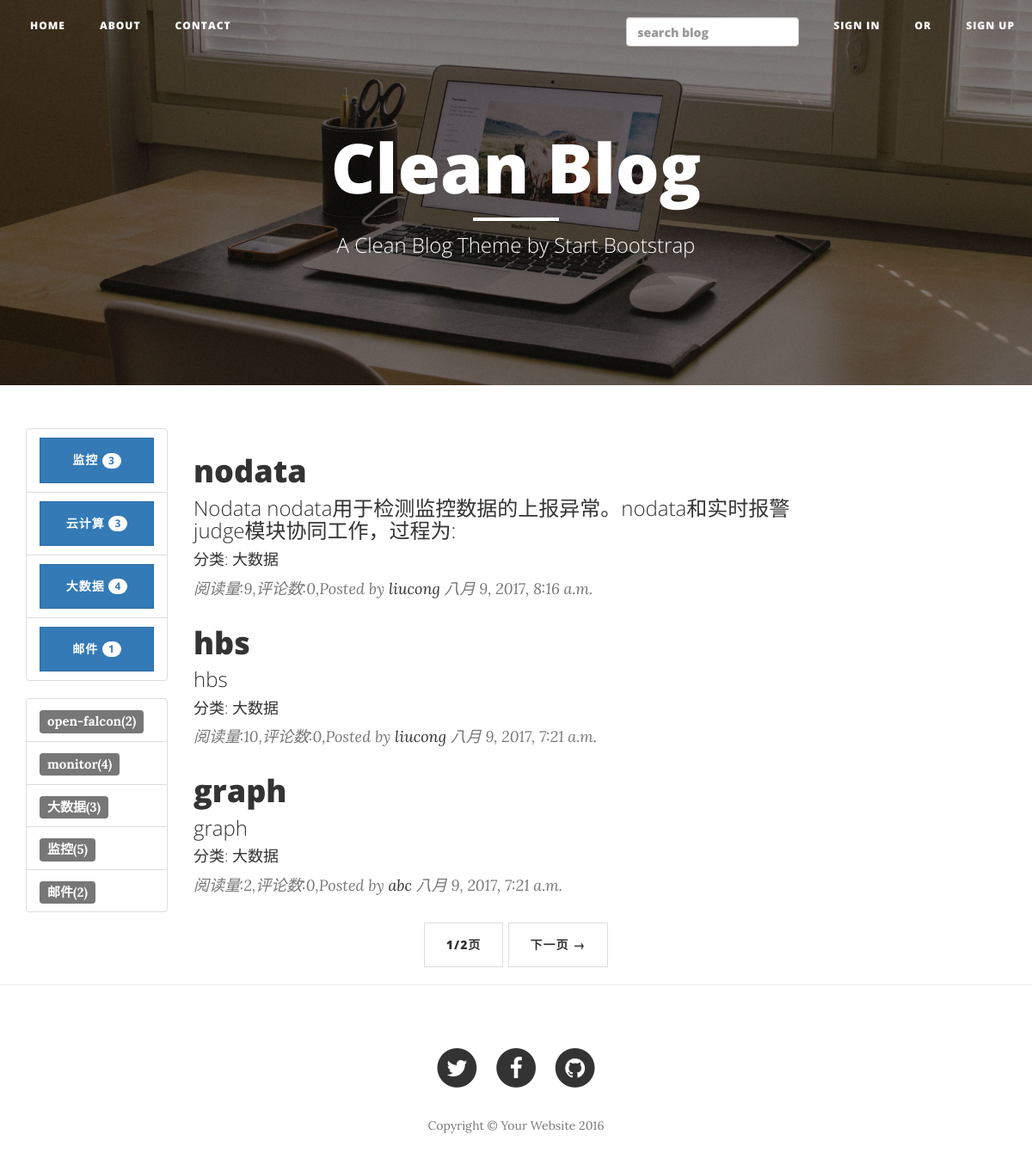
Before: /blog/category/3/ with the older database file.
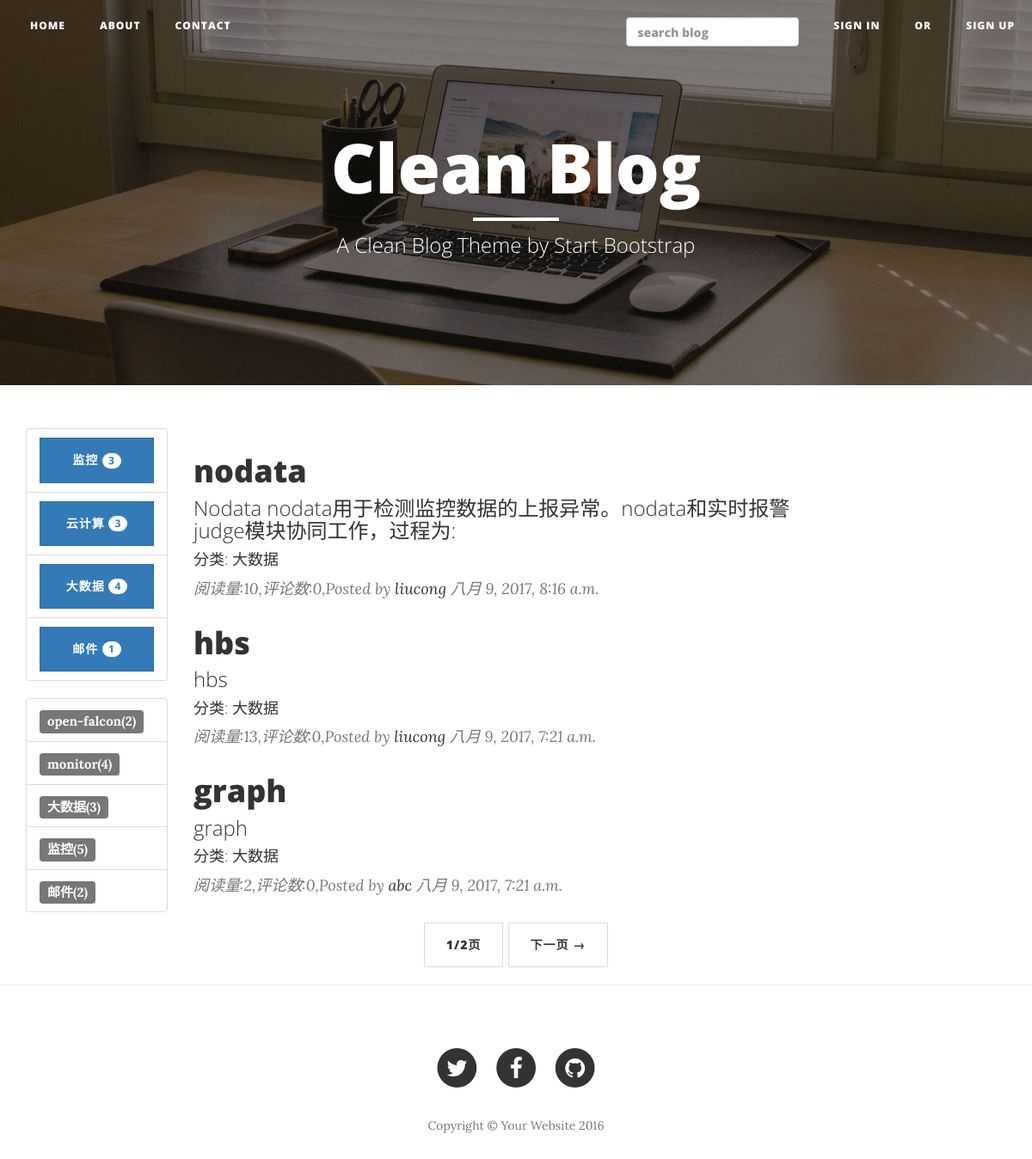
After: the same page with the newer database file.
### blog/models.py (models this page shows, shortened)
class Category(models.Model):
    name = models.CharField(max_length=255)
    def __unicode__(self):
        return self.name

class Tag(models.Model):
    name = models.CharField(max_length=255)
    def __unicode__(self):
        return self.name

class Article(models.Model):
    title = models.CharField(max_length=255)
    abstract = models.CharField(max_length=255,blank=True)
    content = models.TextField()
    create_time = models.DateTimeField(auto_now_add=True)
    modify_time = models.DateTimeField(auto_now_add=True)
    author = models.ForeignKey(Author,on_delete=models.CASCADE)
    tags = models.ManyToManyField(Tag,blank=True)
    category = models.ForeignKey(Category,on_delete=models.CASCADE)
    read_count = models.PositiveIntegerField(default=0)
    def get_absolute_url(self):
        return reverse("blog:detail",kwargs={'pk':self.pk})

class Author(models.Model):
    name  = models.CharField(max_length=255)
    password = models.CharField(max_length=255)
    email = models.EmailField()

### blog/views.py (the view)
# urls.py: url(r'^category/(?P<cid>[0-9]*)/$', views.category,name="category"),
def category(request,cid):
    category = get_object_or_404(Category,pk=cid)
    article_list = category.article_set.order_by('-create_time')
    paginator = Paginator(article_list,3)
    page = request.GET.get('page')
    try:
        pager = paginator.page(page)
    except PageNotAnInteger:
        pager = paginator.page(1)
    return render(request,'blog/index.html',context={'pager':pager})

### blog/templatetags/tags.py (called while the page is built)
@register.simple_tag
def get_categories():
    return Category.objects.all()

@register.simple_tag
def get_tags():
    return Tag.objects.annotate(num_articles=Count('article')).filter(num_articles__gt=0)

### blog/templates/blog/index.html (shortened to what this page needs)
{% extends 'blog/base.html' %}
{% load tags %}
{% block header %}
    <header class="intro-header bg-img">
        <div class="container">
            <div class="row">
                <div class="col-lg-8 col-lg-offset-2 col-md-10 col-md-offset-1">
                    <div class="site-heading">
                        <h1>Clean Blog</h1>
                        <hr class="small">
                        <span class="subheading">A Clean Blog Theme by Start Bootstrap</span>
                    </div>
                </div>
            </div>
        </div>
    </header>
{% endblock header %}
{% block main %}
    <div class="col-lg-8 col-md-10">
    {% for article in pager.object_list %}
        <div class="post-preview">
            <a href="{{ article.get_absolute_url }}">
                <h2 class="post-title">
                    {{ article.title }}
                </h2>
                <h3 class="post-subtitle">
                    {{ article.abstract }}
                </h3>
                <h4 class="post-subtitle">
                    分类: {{ article.category }}
                </h4>
            </a>
            <p class="post-meta">阅读量:{{ article.read_count }},评论数:{{ article.comment_set.count }},Posted by <a href="#">{{ article.author.name }}</a> {{ article.create_time }}</p>
        </div>
    {% empty %}
        <div class="post-preview">
            暂时还没有发布的文章!
        </div>
        <hr>
        {% endfor %}
        <ul class="pager">
            <li>
                <a href="#">{{ pager.number }}/{{ pager.paginator.num_pages }}页</a>
            </li>
            {% if pager.has_next %}
            <li>
                <a href="?page={{ pager.next_page_number }}">下一页 &rarr;</a>
            </li>
            {% endif %}
        </ul>
     </div>
{% endblock main %}

### blog/templates/blog/base.html (shortened to what this page needs)
{% load staticfiles %}
{% load tags %}
<!DOCTYPE html>
<html lang="en">
<head>
    <link href="{% static 'blog/vendor/bootstrap/css/bootstrap.min.css' %}" rel="stylesheet">
    <link href="{% static 'blog/css/clean-blog.min.css' %}" rel="stylesheet">
    <link href="{% static 'blog/vendor/font-awesome/css/font-awesome.min.css' %}" rel="stylesheet" type="text/css">
    <link href="{% static 'blog/css/django-blog.css' %}" rel="stylesheet">
    <link href="{% static 'blog/css/code.css' %}" rel="stylesheet">
</head>
<body>
    <nav class="navbar navbar-default navbar-custom navbar-fixed-top">
        <div class="container-fluid">
            <div class="collapse navbar-collapse" id="bs-example-navbar-collapse-1">
                <ul class="nav navbar-nav navbar-left">
                    <li>
                        <a href="{% url 'blog:index'%}">Home</a>
                    </li>
                    <li>
                        <a href="{% url 'blog:about' %}">About</a> </li>
                    <li>
                        <a href="{% url 'blog:contact'%}">Contact</a>
                    </li>
                </ul>
                <ul class="nav navbar-nav navbar-right">
                    <li>
                        <a href="#">
                        <form action="{%url 'haystack_search' %}" method="get">
                            <input type="search" name="q" placeholder="search blog" class="form-control header-search-input js-site-search-focus" />
                        </form>
                        </a>
                    </li>
                    {% if not user.is_authenticated %}
                    <li>
                        <a href="/users/login/?next={{ request.path }}">Sign in</a>
                    </li>
                    <li>
                        <a href="#">Or</a>
                    </li>
                    <li>
                        <a href="/users/register/?next={{ request.path }}">Sign up</a>
                    </li>
                    {% else %}
                    <li>
                        <a href="/users/logout/?next=/">logout</a>
                    </li>
                    {% endif %}
                </ul>
            </div>
        </div>
    </nav>
    {% block header %}
    {% endblock %}
    <div class="container">
        <div class="row">
            <div class="col-lg-2 col-md-2">
                {% get_categories as categories %}
                <div class="list-group">
                {% for category in categories %}
                <a href="{% url 'blog:category' category.pk %}" class="list-group-item">
                    <button class="btn btn-primary" style="width:100%">
                        {{ category }}
                        <span class="badge">
                        {{ category.article_set.count}}
                        </span>
                    </button>
                </a>
                {% empty %}
                暂无分类
                {% endfor %}
                </div>
                {% get_tags as tags %}
                <div class="list-group">
                {% for tag in tags %}
                <a href="{% url 'blog:tag' tag.pk %}" class="list-group-item">
                    <span class="label label-default">{{ tag }}({{ tag.num_articles }})</span>
                </a>
                {% empty %}
                暂无标签
                {% endfor %}
                </div>
            </div>
            {% block main %}
            {% endblock %}
        </div>
    </div>
    <hr>
    <footer>
        <div class="container">
            <div class="row">
                <div class="col-lg-8 col-lg-offset-2 col-md-10 col-md-offset-1">
                    <ul class="list-inline text-center">
                        <li>
                            <a href="#">
                                <span class="fa-stack fa-lg">
                                    <i class="fa fa-circle fa-stack-2x"></i>
                                    <i class="fa fa-twitter fa-stack-1x fa-inverse"></i>
                                </span>
                            </a>
                        </li>
                        <li>
                            <a href="#">
                                <span class="fa-stack fa-lg">
                                    <i class="fa fa-circle fa-stack-2x"></i>
                                    <i class="fa fa-facebook fa-stack-1x fa-inverse"></i>
                                </span>
                            </a>
                        </li>
                        <li>
                            <a href="#">
                                <span class="fa-stack fa-lg">
                                    <i class="fa fa-circle fa-stack-2x"></i>
                                    <i class="fa fa-github fa-stack-1x fa-inverse"></i>
                                </span>
                            </a>
                        </li>
                    </ul>
                    <p class="copyright text-muted">Copyright &copy; Your Website 2016</p>
                </div>
            </div>
        </div>
    </footer>
</body>
</html>

### blog/static/blog/css/django-blog.css (style rules this page uses)
.bg-img { background-image: url('../img/home-bg.jpg') }

Changed rows visible on the page:
changed Article "nodata": read_count "9" → "10"
changed Article "hbs": read_count "10" → "13"
